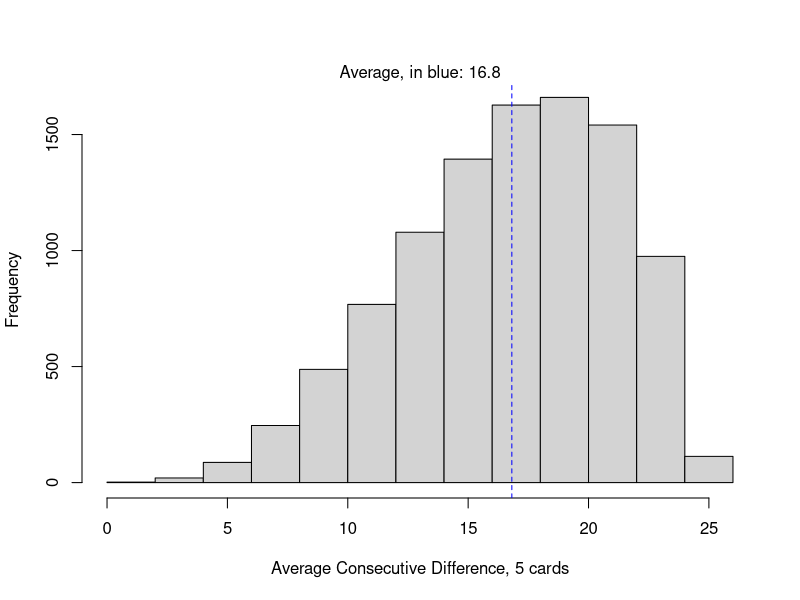
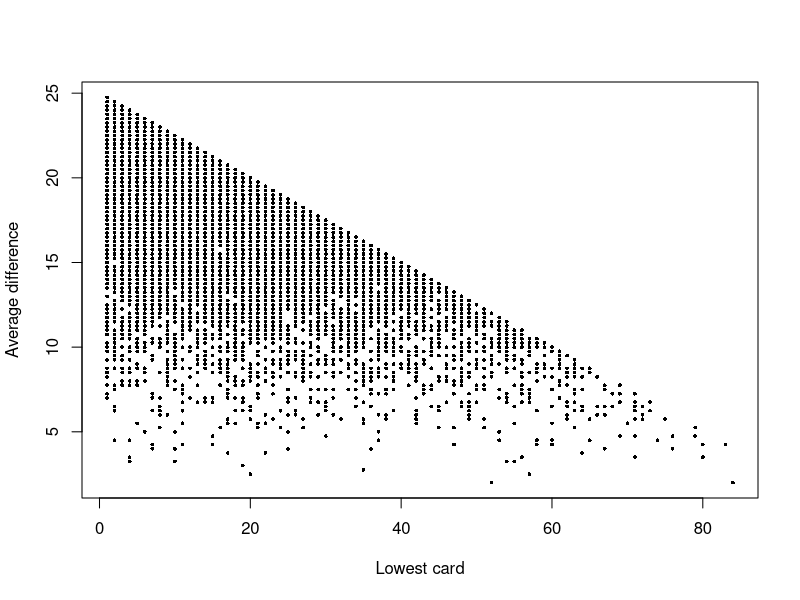

Generate these figures, in order, with R:
## ---- chunk 1
#| echo: false
#| message: false
library(data.table)
library(Hmisc)
options(digits=3) 
## ---- chunk 2
set.seed(1818)
deck <- 1:100
deal <- sample(deck, size=5, replace=FALSE)
printL("Hypothetical round of cards"=sort(deal))
## ---- chunk 3
d.bar <- mean(diff(sort(deal)))
printL("Average difference between cards in round"=d.bar)
## ---- chunk 4
#| label: fig-pre-round-histogram
#| fig-cap: "Distribution of $\\bar{\\delta}_{5,1}$ over 10,000 simulations"
#| fig-cap-location: top
d.bar.51 <- replicate(
  10000,
  {
    deal <- sample(deck, size=5, replace=FALSE)
    mean(diff(sort(deal)))
  })
D.bar.51 <- mean(d.bar.51)
hist(d.bar.51, xlab="Average Consecutive Difference, 5 cards", main=NA)
abline(v=D.bar.51, col="blue", lty=2)
mtext(paste0("Average, in blue: ", format(D.bar.51, digits=3)))
## ---- chunk 5
one.card.played <- replicate(
  10000,
  {
    deal <- sample(deck, size=5, replace=FALSE)
    list("xMin"=min(deal), "dBar"=mean(diff(sort(deal))))
  })
printL("Lowest card, on average"=mean(unlist(one.card.played["xMin",])))
## ---- chunk 6
#| label: fig-mid-round-histogram
#| fig-cap: "Lowest card versus $\\bar{\\delta}_{5,1}$ over 10,000 simulations"
#| fig-cap-location: top
#| echo: false
plot(unlist(one.card.played["xMin",]), unlist(one.card.played["dBar",]),
     pch=16, cex=0.5, xlab="Lowest card", ylab="Average difference")
## ---- chunk 7
#| echo: false
#| label: tab-mid-round-conditioning
#| tbl-cap: "Mid-round conditioning of $\\bar{\\delta}_{5,1}$ given lowest card"
res <- data.table(LowestCard=unlist(one.card.played["xMin", ]),
                  AvgDiff=unlist(one.card.played["dBar", ]))
res[, LowestCard:=cut(LowestCard, seq(0, 100, 10),
                   labels=paste(seq(1, 91, 10), seq(10, 100, 10), sep=" - "))]
tab <- res[, .(AvgDiff=mean(AvgDiff), StdErr=sd(AvgDiff)/.N), by=LowestCard]
tab[order(LowestCard), .(LowestCard, AvgDiff, StdErr, Reliability=log(1/StdErr))]
